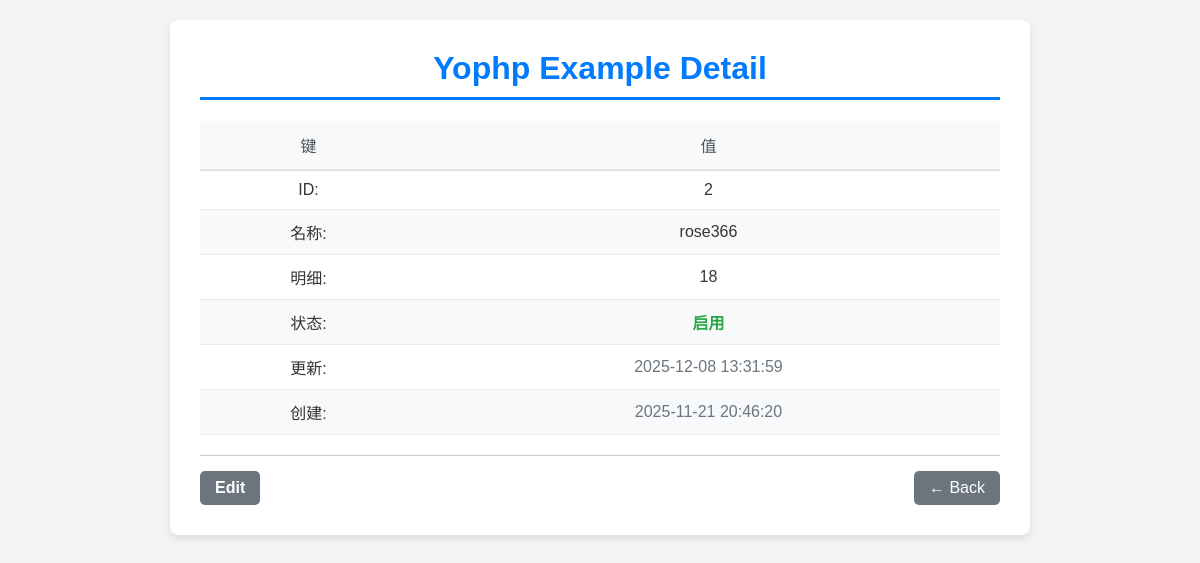
/e/2, run on the app's committed database.
### tables this page shows
CREATE TABLE `example`  (
  `id` int NOT NULL AUTO_INCREMENT,
  `name` varchar(255) NULL DEFAULT '',
  `desc_txt` text NULL,
  `status` tinyint NULL DEFAULT 0,
  `update_time` timestamp NULL DEFAULT CURRENT_TIMESTAMP ON UPDATE CURRENT_TIMESTAMP,
  `create_time` timestamp NULL DEFAULT CURRENT_TIMESTAMP,
  PRIMARY KEY (`id`) USING BTREE
);

### app/controllers/ExampleController.php (called while the page is built, shortened)
<?php
class ExampleController
{
    public function detail()
    {
        $data = array();
        $detailId = uri(2);
        $exampleModel = ExampleModel::getInstance();
        $detail = array();
        if ($detailId > 0) {
            $row = $exampleModel->getRow(array('id' => $detailId));
            if ($row) {
                $detail = $row;
            }
        }
        $data['detail'] = $detail;
        $data['detailId'] = $detailId;
        $data['statuss'] = $exampleModel->_statuss;
        $data['title'] = 'Yophp Example Detail';
        view()->render('example/detail', $data);
    }
}

### framework/init.php (called while the page is built, shortened)
<?php
require CONFIG_DIR.'routes.php';
require FRAMEWORK_DIR.'common.php';
$action = 'index';
$uris = uri();
if(isset($uris[0]) && $uris[0] != 'index.php') {
    if (count($uris) > 0 && array_key_exists($uris[0], $routes)) {
        $routeValue = $routes[$uris[0]];
        $routeUriT = explode('/', $routeValue);
        $routeUris = array();
        if ($routeUriT) {
            foreach ($routeUriT as $key => $value) {
                if ($value) {
                    $routeUris[] = $value;
                }
            }
        }
        $uris = $routeUris;
    }
    $uriCount = 0;
    if ($uris) {
        foreach ($uris as $key => $value) {
            if (!is_numeric($value)) {
                $uriCount++;
            }
        }
    }
    if ($uriCount > 2) {
        $module = $uris[0];
        $controller = $uris[1];
        $action = $uris[2];
    } elseif ($uriCount > 1) {
        if (is_dir(CONTROLLER_DIR . $uris[0])) {
            $module = $uris[0];
            $controller = $uris[1];
        } else {
            $action = $uris[1];
        }
    } elseif ($uriCount > 0) {
        $controller = $uris[0];
    }
}
$classObj = new $controllerName();
$classObj->$action();

### public/index.php (called while the page is built, shortened)
<?php
require FRAMEWORK_DIR.'init.php';

### framework/common.php (called while the page is built, shortened)
<?php
function loadClass($className)
{
    $modelKey = substr($className, -5, 5);
    $frameworklKey = substr($className, 0, 3);
    if ($modelKey == 'Model') {
        $file = APP_DIR . 'models/' . $className . '.php';
    } elseif ($frameworklKey == 'Yo_') {
        $file = FRAMEWORK_DIR . $className . '.php';
    } else {
        $file = APP_DIR . 'libraries/' . $className . '.php';
        if (file_exists($file)) {
            include_once $file;
        }
    }
}
function uri($num = '')
{
    $uris = array();
    $uriStr = $_SERVER['REQUEST_URI'];
    $uriStrT = stristr($_SERVER['REQUEST_URI'], '?', true);
    $uriT = explode('/', $uriStr);
    if ($uriT) {
        foreach ($uriT as $key => $value) {
            if ($value) {
                $uris[] = $value;
            }
        }
    }
    if ($num) {
        return isset($uris[$num - 1]) ? $uris[$num - 1] : '';
    } else {
        return $uris;
    }
}

### framework/Yo_ModelBase.php (called while the page is built, shortened)
<?php
class Yo_ModelBase
{
    protected static $_instances = [];
    protected $tableName;
    protected $db;
    public function __construct()
    {
        $this->db = Yo_PdoMysql::getInstance()->getDb();
    }
    public static function getInstance()
    {
        $className = static::class;
        if (!isset(self::$_instances[$className])) {
            self::$_instances[$className] = new static();
            if (property_exists($className, 'name') && static::$name) {
                self::$_instances[$className]->tableName = static::$name;
            }
        }
        return self::$_instances[$className];
    }
    public function getRow($param=array())
    {
        $row = array();
        $whereStr = $this->whereStr($param);
        $sql = "SELECT * FROM ". $this->tableName." $whereStr";
        $sth = $this->db->prepare($sql);
        $sth->execute();
        if($sth) {
            $row = $sth->fetch(PDO::FETCH_ASSOC);
        }
        return $row;
    }
    private function whereStr($param) {
        $whereStr = '';
        if($param && is_array($param)) {
            $whereStr .= ' WHERE ';
            $i = 0;
            foreach($param as $key=>$value) {
                $sy = is_numeric($value) ? '' : "'";
                $keyArray = explode(' ', $key);
                if(count($keyArray) > 1) {
                    $keyName = $keyArray[0];
                    $keySymbol = $keyArray[1];
                    if($keySymbol == 'like') {
                        $whereStr .= "`$keyName` LIKE '%$value%'";
                    } elseif(in_array($keySymbol, array('>', '>=', '<', '<=', '!='))) {
                        $whereStr .= "`$keyName` $keySymbol $sy{$value}$sy";
                    } elseif($keySymbol == 'in') {
                        if($value && is_array($value)) {
                            $whereStr .= "$keyName IN (";
                            foreach ($value as $k=>$v) {
                                if($k > 0) {
                                    $whereStr .= ",";
                                }
                                $sys = is_numeric($v) ? '' : "'";
                                $whereStr .= "$sys{$v}$sys";
                            }
                            $whereStr .= ")";
                        }
                    }
                } else {
                    $whereStr .= "`$key`= $sy{$value}$sy";
                }
            }
        }
        return $whereStr;
    }
}

### framework/Yo_PdoMysql.php (called while the page is built, shortened)
<?php
class Yo_PdoMysql {
    private $_dbh;
    public function getDb() {
        if (!$this->_dbh) {
            try {
				$driverOptions = array(
                    PDO::ATTR_PERSISTENT => true
                );
                $contect = new PDO('mysql:host=' . DB_HOST . ';dbname=' . DB_NAME, DB_USER, DB_PASSWORD, $driverOptions);
                if ($contect) {
                    $this->_dbh = $contect;
                    $this->_dbh->query("SET NAMES 'UTF8'");
                }
            } catch (PDOException $e) {
                if (DEBUG_MODE != 'production') {
                    print "Error!: " . $e->getMessage() . "<br/>";
                }
                die();
            }
        }
        return $this->_dbh;
    }
}
?>

### app/models/ExampleModel.php (called while the page is built, shortened)
<?php
class ExampleModel extends Yo_ModelBase
{
    public function __construct()
    {
        parent::__construct();
    }
}

### app/views/example/detail.php (the view, shortened to what this page needs)
<h1 class="main-title"><?php echo $title; ?></h1>
<div class="data-table-container">
    <?php if ($detail): ?>
        <table class="data-table">
            <thead>
            <tr>
                <th>键</th>
                <th>值</th>
            </tr>
            </thead>
            <tbody>
            <tr>
                <td>ID:</td>
                <td><?php echo $detail['id'] ?></td>
            </tr>
            <tr>
                <td>名称:</td>
                <td><?php echo $detail['name'] ?></td>
            </tr>
            <tr>
                <td>明细:</td>
                <td><?php echo $detail['desc_txt'] ?></td>
            </tr>
            <tr>
                <td>状态:</td>
                <td class="status-enabled"><?php echo $statuss[$detail['status']]; ?></td>
            </tr>
            <tr>
                <td>更新:</td>
                <td class="time-text"><?php echo $detail['update_time'] ?></td>
            </tr>
            <tr>
                <td>创建:</td>
                <td class="time-text"><?php echo $detail['create_time'] ?></td>
            </tr>
            </tbody>
        </table>
    <? else: ?>
        no result.
    <?php endif; ?>
</div>
<div class="footer-area">
    <div class="current-status"><a href="/example/edit/?id=<?php echo $detail['id'] ?>" class="back-link">Edit</a></div>
    <div>
        <a href="/" class="back-link">← Back</a>
    </div>
</div>

### public/static/css/style.css (style rules this page uses)
body { font-family: Arial, sans-serif; margin: 0; padding: 20px; background-color: #f4f4f4; color: #333; }
.main-title { color: #007bff; text-align: center; border-bottom: 3px solid #007bff; padding-bottom: 10px; margin-top: 0; }
.data-table-container { margin-bottom: 20px; }
.data-table { width: 100%; border-collapse: collapse; text-align: left; }
.data-table thead tr { background-color: #f8f9fa; border-bottom: 2px solid #dee2e6; }
.data-table th { text-align: center; padding: 12px 15px; color: #495057; font-weight: normal; }
.data-table tbody tr { border-bottom: 1px solid #e9ecef; }
.data-table tbody tr:nth-child(even) { background-color: #f8f9fa; }
.data-table td { text-align: center; padding: 10px 15px; }
.status-enabled { color: #28a745; font-weight: bold; }
.time-text { color: #6c757d; }
.footer-area { padding-top: 15px; border-top: 1px solid #ccc; display: flex; justify-content: space-between; align-items: center; }
.current-status { font-weight: bold; color: #6c757d; }
.back-link { text-decoration: none; padding: 8px 15px; background-color: #6c757d; color: white; border-radius: 5px; display: inline-block; }

### data on the page
example: id "2", name "rose366", desc_txt "18", status "启用", update_time "2025-12-08 13:31:59", create_time "2025-11-21 20:46:20"

### other printed values
$title "Yophp Example Detail"
